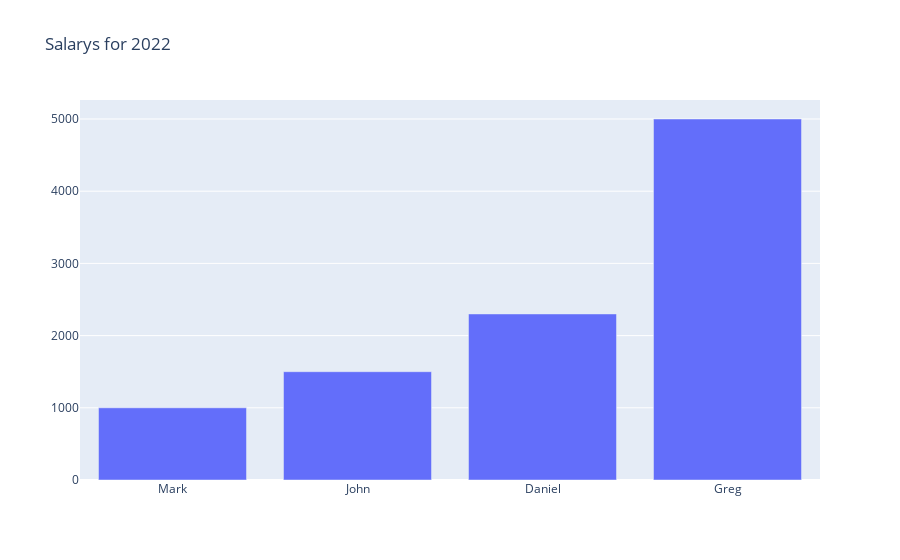

The notebook cell saved with this chart:
### Code cell
import matplotlib.pyplot as plt
import plotly.graph_objects as go

salaries = [
    ("Mark", 1000),
    ("John", 1500),
    ("Daniel", 2300),
    ("Greg", 5000)
]
color = 'green'
names = list(map(lambda tup:tup[0], salaries))
salary_values = list(map(lambda tup:tup[1], salaries))
data = go.Bar(x=names, y=salary_values)
layout = {
	'title': 'Salarys for 2022'
}
fig = go.Figure(data, layout)
fig.show()

### Figure 1 — Plotly figure (JSON) as saved in the notebook; plotly's stock layout.template omitted (floating-point values rounded to 4 significant figures)
{"data": [{"type": "bar", "x": ["Mark", "John", "Daniel", "Greg"], "y": [1000, 1500, 2300, 5000]}], "layout": {"autosize": true, "title": {"text": "Salarys for 2022"}, "xaxis": {"autorange": true, "range": [-0.5, 3.5], "type": "category"}, "yaxis": {"autorange": true, "range": [0, 5263.0], "type": "linear"}}}
